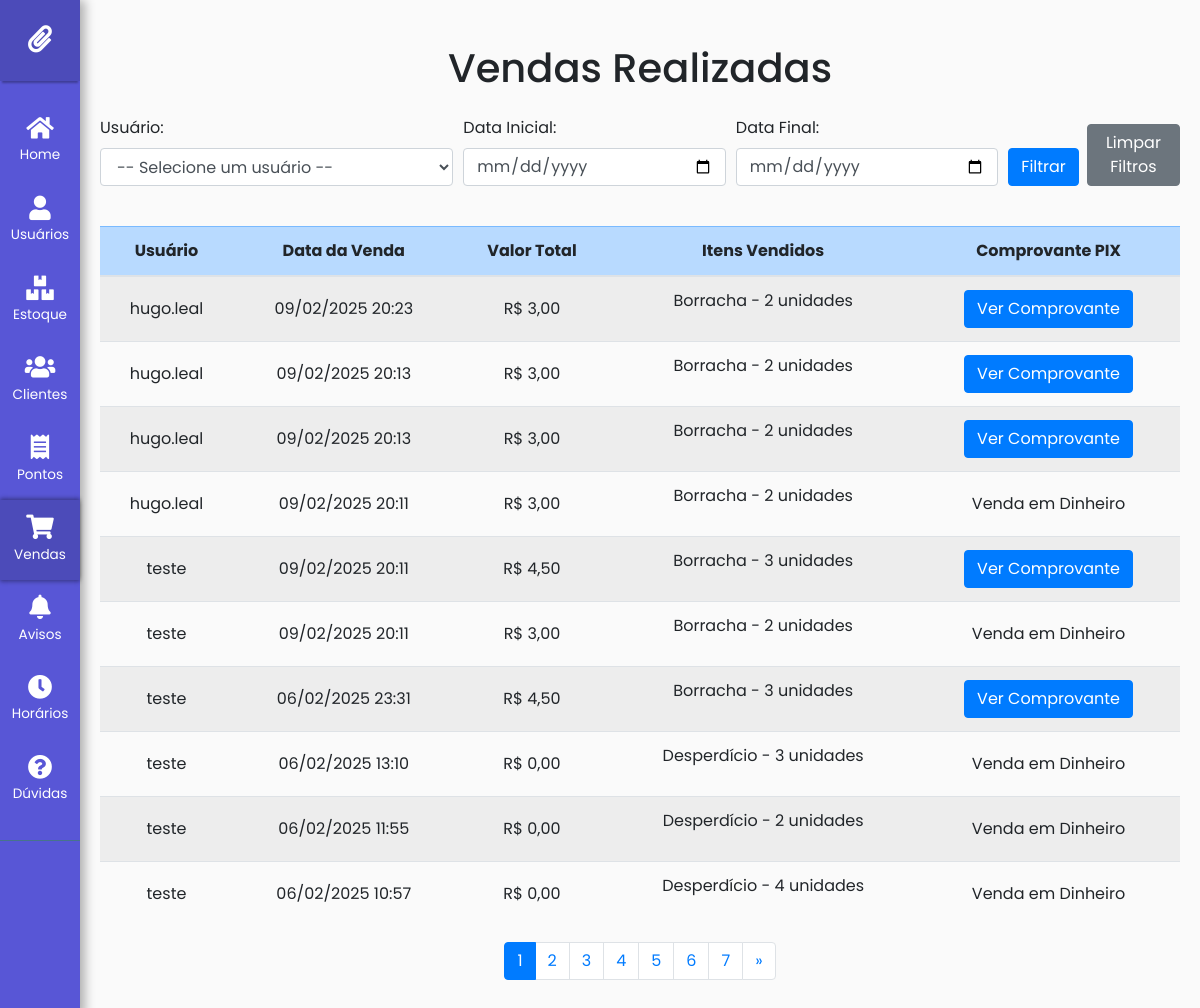
/vendas-admin/ (signed in), run on an earlier commit of the app's database.
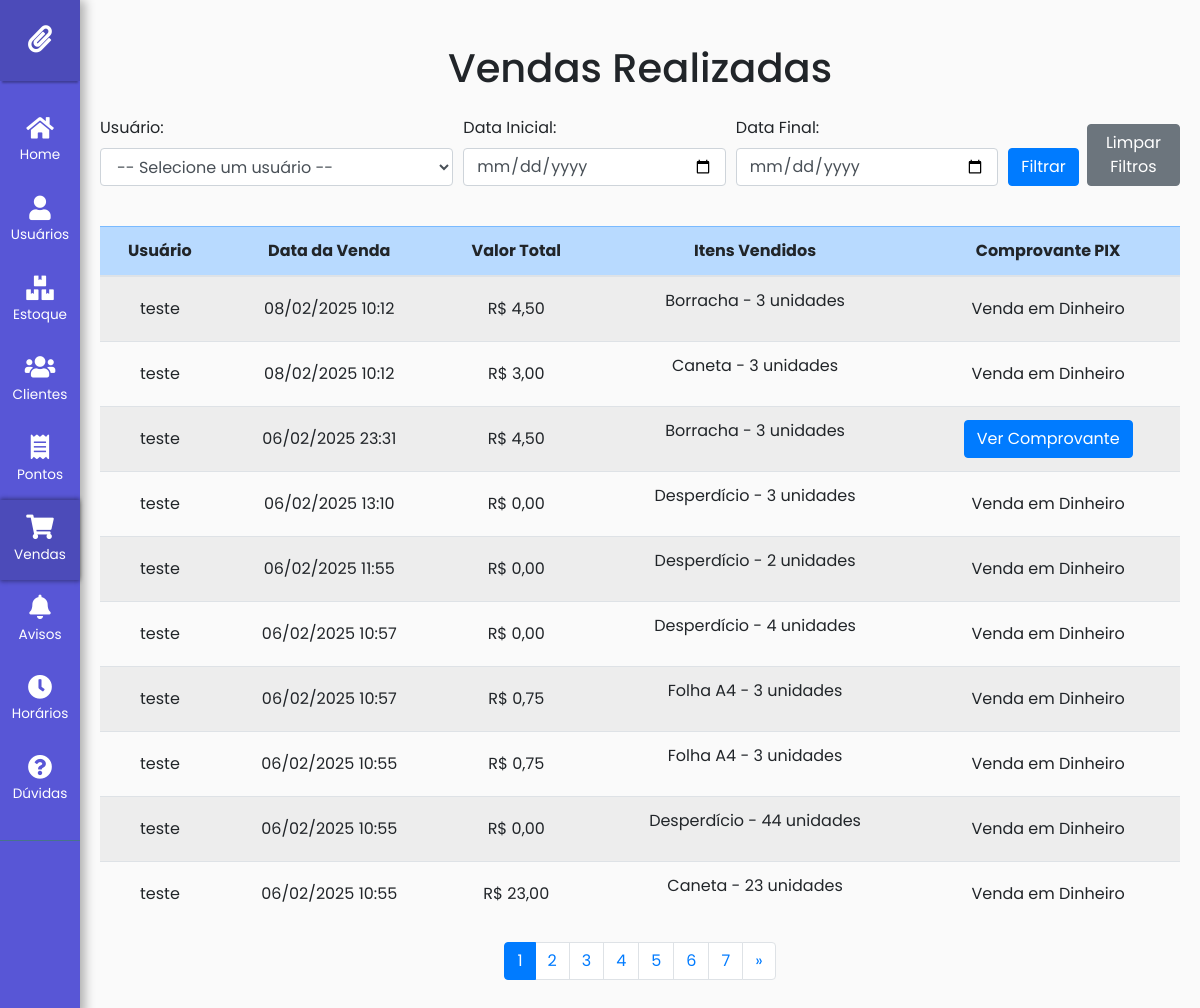
And on a later commit of the database.
### core/models.py (models this page shows, shortened)
class Carrinho(models.Model):
    user = models.ForeignKey(settings.AUTH_USER_MODEL, on_delete=models.CASCADE)  # Atualiza para usar o modelo de usuário configurado
    ativo = models.BooleanField(default=True)
    comprovante_pix = models.ImageField(upload_to='comprovantes_pix/', null=True, blank=True)
    data_venda = models.DateTimeField(null=True, blank=True)  # Data e hora da venda
    valor_total = models.DecimalField(max_digits=10, decimal_places=2, null=True, blank=True)  # Valor total da venda

class CustomUser(AbstractUser):
    is_admin = models.BooleanField(default=False)
    primeiro_acesso = models.BooleanField(default=True)

class ItemCarrinho(models.Model):
    carrinho = models.ForeignKey(Carrinho, related_name='itens', on_delete=models.CASCADE)
    item_estoque = models.ForeignKey(ItemEstoque, on_delete=models.CASCADE)
    quantidade = models.PositiveIntegerField()
    preco_unitario = models.DecimalField(max_digits=10, decimal_places=2)

class ItemEstoque(models.Model):
    nome = models.CharField(max_length=100)
    foto = models.ImageField(upload_to='estoque/', null=False, default='path/to/default/image.jpg')  # Definindo uma imagem padrão
    valor = models.DecimalField(max_digits=10, decimal_places=2)
    quantidade = models.IntegerField()
    prioridade = models.BooleanField(default=False)  # Campo de prioridade

### core/views.py (the view)
# urls.py: path('vendas-admin/', views.vendas_admin, name='vendas-admin'),
@user_passes_test(is_admin)
def vendas_admin(request):
    if 'limpar_filtros' in request.GET:
        return redirect('vendas-admin')
    data_inicial = request.GET.get('data_inicial', None)
    data_final = request.GET.get('data_final', None)
    usuario = request.GET.get('usuario', None)
    vendas = Carrinho.objects.all()
    if usuario:
        vendas = vendas.filter(user=usuario)
    if data_inicial:
        vendas = vendas.filter(data_venda__gte=data_inicial)
    if data_final:
        vendas = vendas.filter(data_venda__lte=data_final)
    vendas = vendas.order_by('-data_venda')
    paginator = Paginator(vendas, 10)  # Mostra 10 vendas por página
    page_number = request.GET.get('page')
    page_obj = paginator.get_page(page_number)
    usuarios = CustomUser.objects.all()
    return TemplateResponse(request, 'core/vendas_admin.html', {
        'page_obj': page_obj,
        'usuarios': usuarios,
    })

### core/views.py (called while the page is built)
def is_admin(user):
    return user.is_staff

### core/templates/core/vendas_admin.html (shortened to what the changed rows need)
{% extends base_template %}
{% load static %}
{% block body %}
    <div class="container mt-4 vendas-admin-container">
        <h1 class="text-center mb-4">Vendas Realizadas</h1>
        <div class="table-responsive text-center">
            <table class="table table-striped table-hover">
                <thead class="table-primary">
                    <tr>
                        <th>Usuário</th>
                        <th>Data da Venda</th>
                        <th>Valor Total</th>
                        <th>Itens Vendidos</th>
                        <th>Comprovante PIX</th>
                    </tr>
                </thead>
                <tbody>
                    {% for venda in page_obj %}
                        {% if venda.valor_total != None %}
                            <tr>
                                <td class="align-middle">{{ venda.user.username }}</td>
                                <td class="align-middle">{{ venda.data_venda|date:"d/m/Y H:i" }}</td>
                                <td class="align-middle">R$ {{ venda.valor_total }}</td>
                                <td class="align-middle">
                                    <ul class="list-unstyled">
                                        {% for item in venda.itens.all %}
                                            <li>{{ item.item_estoque.nome }} - {{ item.quantidade }} unidades</li>
                                        {% endfor %}
                                    </ul>
                                </td>
                                <td class="align-middle">
                                    {% if venda.comprovante_pix %}
                                        <button
                                            class="btn btn-primary btn-comprovante"
                                            data-toggle="modal"
                                            data-target="#modalComprovante"
                                            data-comprovante="/media/comprovantes_pix/{{ venda.comprovante_pix.name }}">
                                            Ver Comprovante
                                        </button>
                                    {% else %}
                                        Venda em Dinheiro
                                    {% endif %}
                                </td>
                            </tr>
                        {% endif %}
                    {% empty %}
                        <tr>
                            <td colspan="5" class="text-center">Nenhuma venda encontrada.</td>
                        </tr>
                    {% endfor %}
                </tbody>
            </table>
        </div>
        <div class="d-flex justify-content-center">
            <nav aria-label="Page navigation">
                <ul class="pagination">
                    {% for num in page_obj.paginator.page_range %}
                        <li class="page-item {% if page_obj.number == num %}active{% endif %}">
                            <a class="page-link" href="?page={{ num }}">{{ num }}</a>
                        </li>
                    {% endfor %}
                </ul>
            </nav>
        </div>
{% endblock %}

What changed in the data, as far as the page shows it:
removed Carrinho: user.username "hugo.leal", data_venda "09/02/2025 20:23", valor_total "3,00"
removed ItemCarrinho: item_estoque.nome "Borracha", quantidade "2", shown under "hugo.leal"
removed Carrinho: user.username "hugo.leal", data_venda "09/02/2025 20:13", valor_total "3,00"
removed ItemCarrinho: item_estoque.nome "Borracha", quantidade "2", shown under "hugo.leal"
removed Carrinho: user.username "hugo.leal", data_venda "09/02/2025 20:13", valor_total "3,00"
removed ItemCarrinho: item_estoque.nome "Borracha", quantidade "2", shown under "hugo.leal"
no longer on this page (row edited): Carrinho: user.username "hugo.leal", data_venda "09/02/2025 20:11", valor_total "3,00", comprovante_pix "Venda em Dinheiro"
removed ItemCarrinho: item_estoque.nome "Borracha", quantidade "2", shown under "hugo.leal"
changed Carrinho (number 1 of 10 on the later page): data_venda "09/02/2025 20:11" → "08/02/2025 10:12"; comprovante_pix "Ver Comprovante" → "Venda em Dinheiro"
changed Carrinho (number 2 of 10 on the later page): data_venda "09/02/2025 20:11" → "08/02/2025 10:12"
changed ItemCarrinho (number 2 of 10 on the later page): item_estoque.nome "Borracha" → "Caneta"; quantidade "2" → "3"
now on this page (row unchanged): Carrinho: user.username "teste", data_venda "06/02/2025 10:57", valor_total "0,75", comprovante_pix "Venda em Dinheiro"
now on this page (row unchanged): ItemCarrinho: item_estoque.nome "Folha A4", quantidade "3", shown under "teste"
now on this page (row unchanged): Carrinho: user.username "teste", data_venda "06/02/2025 10:55", valor_total "0,75", comprovante_pix "Venda em Dinheiro"
now on this page (row unchanged): ItemCarrinho: item_estoque.nome "Folha A4", quantidade "3", shown under "teste"
now on this page (row unchanged): Carrinho: user.username "teste", data_venda "06/02/2025 10:55", valor_total "0,00", comprovante_pix "Venda em Dinheiro"
now on this page (row unchanged): ItemCarrinho: item_estoque.nome "Desperdício", quantidade "44", shown under "teste"
now on this page (row unchanged): Carrinho: user.username "teste", data_venda "06/02/2025 10:55", valor_total "23,00", comprovante_pix "Venda em Dinheiro"
now on this page (row unchanged): ItemCarrinho: item_estoque.nome "Caneta", quantidade "23", shown under "teste"
